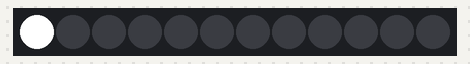
Simulated run of this program. Board: ESP32 board running MicroPython. Parts: 12 RGB LEDs in strip order, left to right. Dim RGB values are drawn brighter than linear; random numbers come from a fixed seed.

Above: at 0.1 s.
At 0.7 s:
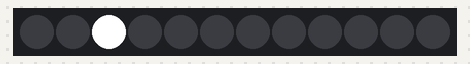
At 1.1 s:
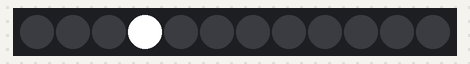
At 3.8 s:
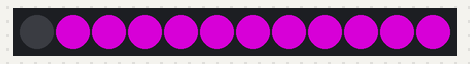
At 19.79 s:
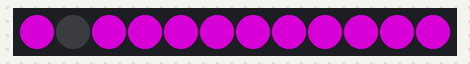
At 36.94 s:
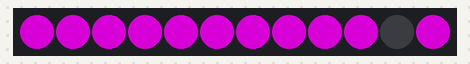

The program:

main.py
```python
import time, random
import machine, neopixel

np = neopixel.NeoPixel(machine.Pin(16), 12)

def allumage(np):
    n = np.n

    # cycle
    for i in range(4 * n):
        for j in range(n):
            np[j] = (0, 0, 0)
        np[i % n] = (255, 255, 255)
        np.write()
        time.sleep_ms(25)


    # fade in/out
    for i in range(0, 4 * 256, 8):
        for j in range(n):
            if (i // 256) % 2 == 0:
                val = i & 0xff
            else:
                val = 255 - (i & 0xff)
            np[j] = (val, 0, 0)
        np.write()

    # clear
    for i in range(n):
        np[i] = (0, 0, 0)
    np.write()

def veilleuse(np):
    n = np.n
    # bounce
    for i in range(4 * n):
        delta = 15-random.randrange(30)
        for j in range(n):
            np[j] = (128+delta, 0, 128+delta)
        if (i // n) % 2 == 0:
            np[i % n] = (0, 0, 0)
        else:
            np[n - 1 - (i % n)] = (0, 0, 0)
        np.write()
        time.sleep_ms(random.randrange(20,200))

try:
    allumage(np)
    while True:
        veilleuse(np)
except KeyboardInterrupt:  # interruption clavier CTRL-C: appel à la méthode destroy() de appl.
    print('bye')
```
